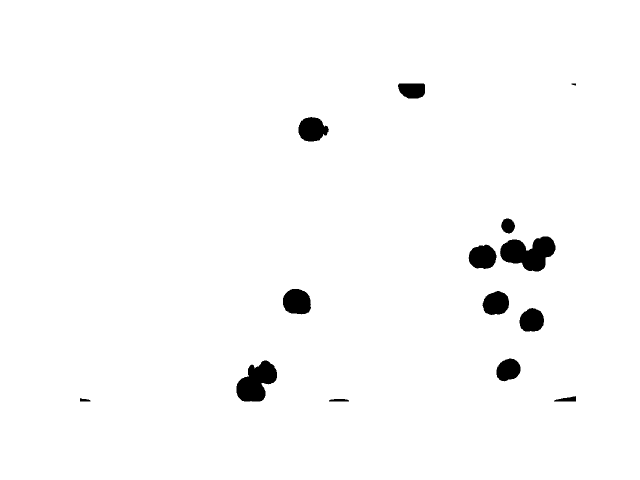
#> input picture Figures/blob_test.png, 1280 x 960 px (shown at 1/2 size)
$ python main.py   (Python 2 division)   (older library calls are emulated)
#> lines starting #> are read from the running program, lines starting #| are printed output that depends on the picture; after the words box and inside, x2 and y2 are one past the last pixel; in counts of white or black regions, pixels touching at a corner belong together
### helpers.py
import numpy as np
import matplotlib.pyplot as plt
from skimage.filters import sobel, threshold_otsu, threshold_mean
from skimage.morphology import watershed
from skimage.feature import peak_local_max
from skimage import io
from scipy import ndimage as ndi
from skimage import util
import cv2

def greyscale(rgb):
	"""converts rgb image to greyscale"""
	if len(rgb.shape) == 3:
		return np.dot(rgb[...,:3], [0.299, 0.587, 0.114])

	else:
		print 'Current image does not have 3 color dimensions.'
		return rgb

# [71 lines left out: functions default_plot, cv_watershed_markers, stupid_watershed, not called in this run]

ballz = greyscale(io.imread("Figures/blob_test.png"))
#> in greyscale, `return np.dot(rgb[...,:3], [0.299, 0.587, 0.114])`: returned value: shape (960, 1280) float64; 98.1% white; 14 black regions, largest, box (x1, y1, x2, y2) and area: (1000, 473, 1111, 543) 4983, (473, 721, 554, 803) 4230, (566, 578, 622, 629) 2315
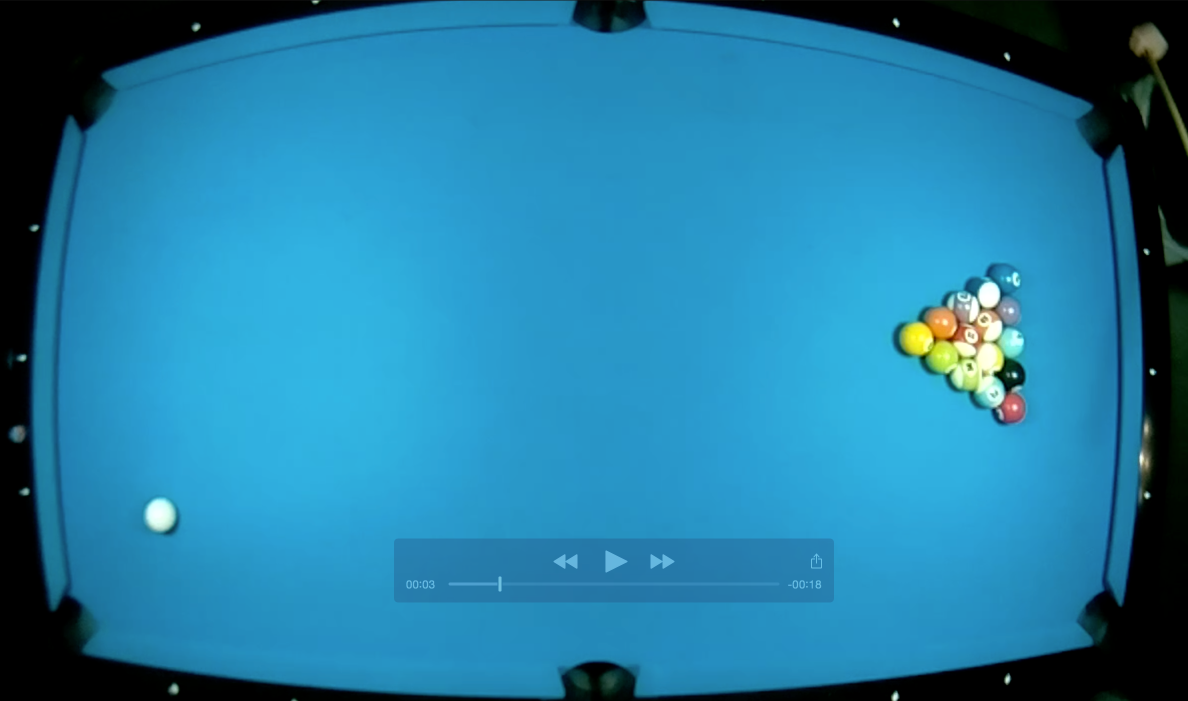
#> input picture triangle.png, 2376 x 1402 px (shown at 1/2 size)
#> in main, color_ballz is the input picture: shape (1402, 2376, 3); mean R, G, B 35.4, 125.6, 163.8
# simba = cv_watershed_markers("Figures/blob_test.png")

### dom_colors.py
# --  kmeans packages
from sklearn.cluster import KMeans
import matplotlib.pyplot as plt
import numpy as np
# import utils
import cv2

def dom_colors(path, num_colors=1, use_BGR=False, num_clusters=3):
	"""find dominant colors of image via k-means clustering"""
#> called with path = 'triangle.png', num_colors = 1, use_BGR = False, num_clusters = 3
	if num_colors <= 0:
		print "no colors selected"
	image = cv2.imread(path)
	image = cv2.cvtColor(image, cv2.COLOR_RGBA2RGB)
	# reshape image to be a list of pixels
	image = image.reshape((image.shape[0] * image.shape[1], 3))
	# cluster the pixel intensities
	clt = KMeans(n_clusters = num_clusters)
	clt.fit(image)
	# return as many of dominant colors as required, either as list of tuples or as single tuple
	dom = [tuple(bgr) for bgr in clt.cluster_centers_[:num_colors]] if num_colors > 1 else tuple(clt.cluster_centers_[0])
	if not use_BGR:
		# switch BGR tuple order to RGB in list comprehension, to play nice with skimage functions
		dom = [bgr[::-1] for bgr in dom] if num_colors > 1 else dom[::-1]
	return dom

# [12 lines left out: function remove_color, not called in this run]

# [2 lines that do not run on import are left out]


#  starting point article:
# http://www.pyimagesearch.com/2014/05/26/opencv-python-k-means-color-clustering/

### main.py
# DONE: use coin trick to segment out single ballz
# DONE: (get dominant color)
#       ... mask anything around that peak; blacken off table edge.
# TODO: try opencv hough -> http://www.pyimagesearch.com/2014/07/21/detecting-circles-images-using-opencv-hough-circles/
# TODO: color separation
# TODO: try template matching algos


# ----first try: IMPORT ALL THE LIBS (reduce to one import scheme later)----------------
import numpy as np
import matplotlib.pyplot as plt
import matplotlib.patches as mpatches
from skimage import io, filters, color, draw
# -- coin example imports:
# (http://scikit-image.org/docs/dev/user_guide/tutorial_segmentation.html)
from skimage.feature import canny, blob_dog, blob_log, blob_doh
from scipy import ndimage as ndi
from scipy import misc
from skimage.filters import sobel, threshold_otsu, threshold_mean
from skimage.morphology import watershed
from skimage.measure import label, regionprops
from skimage.color import label2rgb
# -- custom imports
from helpers import greyscale, default_plot
from dom_colors import dom_colors
# -- hough example imports:
# (http://scikit-image.org/docs/0.8.0/auto_examples/plot_circular_hough_transform.html)
from skimage.transform import hough_circle, hough_circle_peaks
from skimage.feature import peak_local_max
from skimage.util import img_as_ubyte
# -- other seg experiments:
from skimage.segmentation import quickshift
from math import sqrt
# -- erosion/dilation
from skimage.morphology import erosion, dilation, opening, closing, white_tophat
from skimage.morphology import black_tophat, skeletonize, convex_hull_image
from skimage.morphology import disk
# -- histogram
from skimage.exposure import histogram
# -- screw it, I'll use opencv too
import cv2


# Light blue is roughly rgb(56,186,199)
LIGHT_BLUE = (56,186,199)
# outline: import png, get thresholding shit and hough transform going
# import screen shot for now

def label_tabel(img, label_image):
	"""only makes sense in main loop right now"""
	# ------------ label regions in whole table model
	image_label_overlay = label2rgb(label_image, image=img)
	fig, ax = plt.subplots(figsize=(10, 6))
	# --- guesstimate minimum table dims and hence highlight table
	# assume camera at least showing half the table
	min_table_area = 0.5*img.shape[0]*img.shape[0]
	# loop through
	for region in regionprops(label_image):
	# take regions with large enough areas
		if region.area >= min_table_area:
		# draw rectangle around segmented rectangle
			minr, minc, maxr, maxc = region.bbox
			rect = mpatches.Rectangle((minc, minr), maxc - minc, maxr - minr,
									  fill=False, edgecolor='red', linewidth=2)
			ax.add_patch(rect)
	ax.imshow(image_label_overlay)
	plt.tight_layout()
	plt.show()


# [7 lines left out: function edge_fun, not called in this run]

def eroder(img, disk_size):
	selem = disk(disk_size)
	eroded = erosion(img, selem)
	return eroded

# [21 lines left out: functions dilater, closer, color_histo, not called in this run]

def remove_color(colored_pic, rgb_color, tolerance=0.7):
	"""blanks out any color in image within tolerance-percentage of color given"""
#> called with rgb_color = (40.02, 149.1, 196.3), tolerance = 0.7
	# surprisingly, a high tolerance works best for the training pic...
	img = colored_pic.copy()
	# create color tolerance limits based on rgb color
	rlims,glims,blims = ((rgb_color[i]*(1.0-tolerance),rgb_color[i]*(1+tolerance)) for i in range(3))
	# set to black where within tolerance limits
	# rgb stored as [[(255,255,255), (0,0,0)], [(100,100,100), (5,5,5)], etc...]
	img[((img[:, :, 0]>rlims[0]) & (img[:, :, 0]<rlims[1])) &
	((img[:, :, 1]>glims[0]) & (img[:, :, 1]<glims[1])) &
	((img[:, :, 2]>blims[0]) & (img[:, :, 2]<blims[1]))] = 255
	return img

def mask_balls(colored_pic):
	"""set remaining color blobs to black for easier encirclement"""
	g = greyscale(colored_pic)
	thresh = threshold_mean(g)
#> thresh = 212.1
	binary = g > thresh
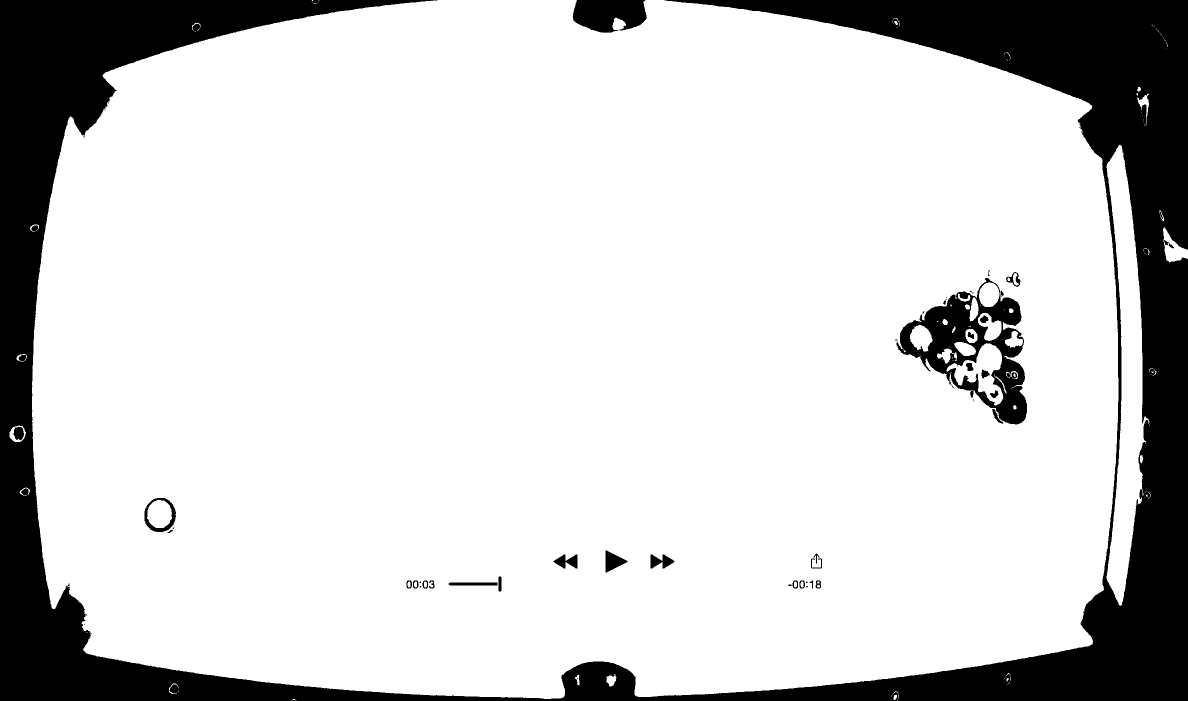
#> binary: shape (1402, 2376) bool (shown at 1/2 size); 82.2% white; 55 black regions (24 under 20 px), largest, box (x1, y1, x2, y2) and area: (0, 0, 2376, 1402) 551260, (1793, 556, 2054, 849) 26784, (1145, 0, 1294, 66) 7648
	return binary

# [55 lines left out: functions hough_fun, blobber, cv_blob_detect, not called in this run]

def main():
	file_path = "triangle.png"
	# ballz = greyscale(io.imread(file_path))
	color_ballz = io.imread(file_path)
	# need to swap
	main_color = dom_colors(file_path,1,use_BGR=False)
	uncolored = remove_color(color_ballz, main_color)
	# cannied = edge_fun(greyscale(uncolored))
	# houghed = hough_fun(cannied)
	masked = mask_balls(uncolored)
	eroded = eroder(masked, 5)
#> in eroder, `eroded = erosion(img, selem)`: eroded: shape (1402, 2376) bool; 80.1% white; 12 black regions, largest, box (x1, y1, x2, y2) and area: (0, 0, 2376, 1402) 595840, (1786, 531, 2059, 854) 42928, (1140, 0, 1299, 71) 9210
	# [7 lines of commented-out code are left out]
	label_image = label(eroded)
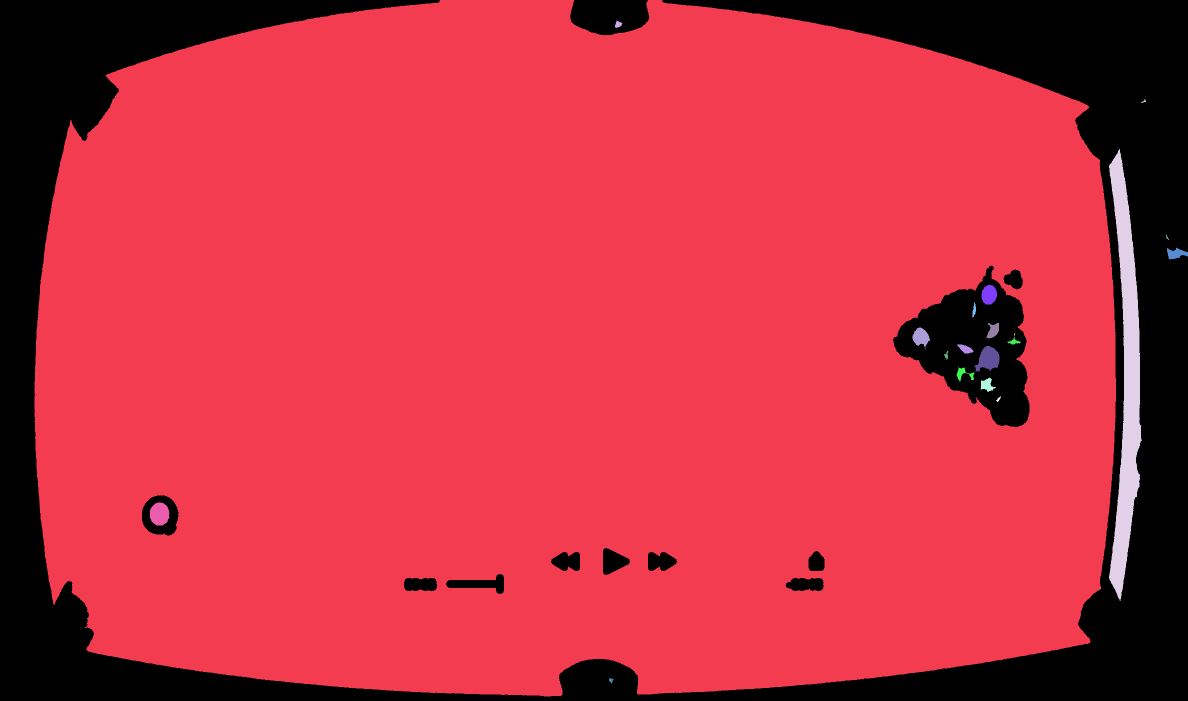
#> label_image: shape (1402, 2376) int32 (shown at 1/2 size); 22 distinct labels, from 0 to 21; one colour per label, 0 black
	label_tabel(eroded, label_image)
#> in label_tabel, `image_label_overlay = label2rgb(label_image, image=img)`:
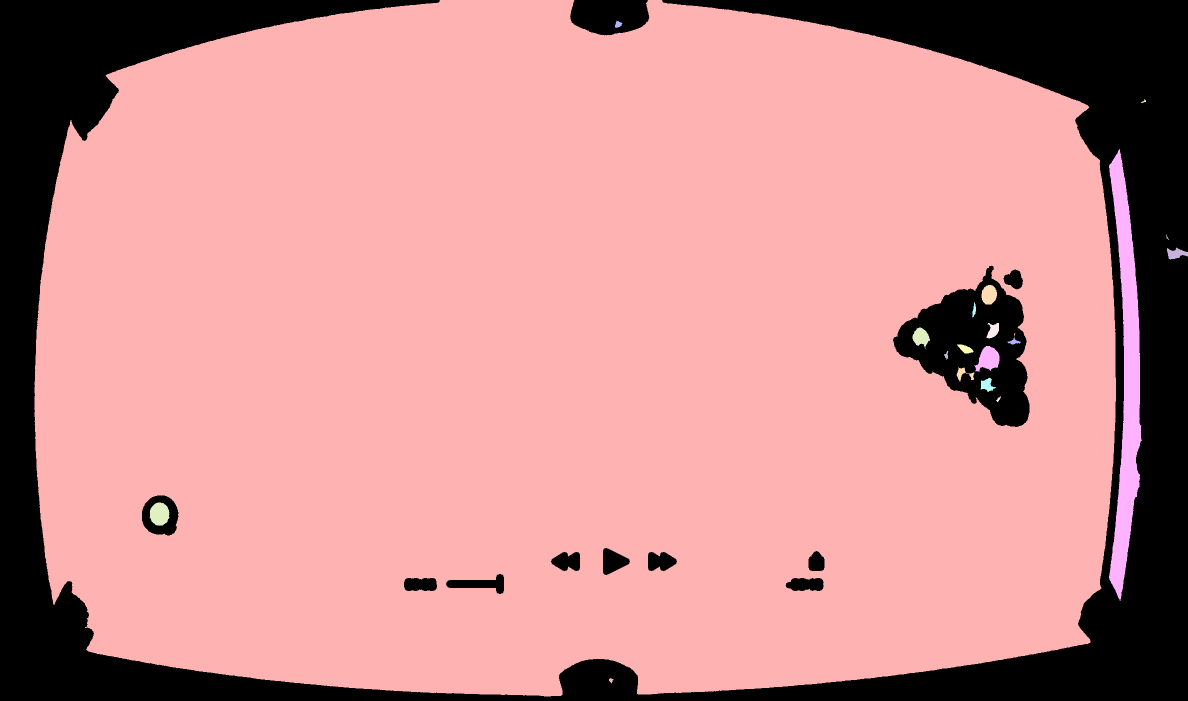
#> image_label_overlay: shape (1402, 2376, 3) float64 (shown at 1/2 size); mean R, G, B 0.801, 0.561, 0.563
#> the loop in label_tabel, `for region in regionprops(label_image):` made 21 passes
#> (minr, minc, maxr, maxc) on pass 1: (0, 69, 1393, 2232)
#> in label_tabel, `plt.show()`:
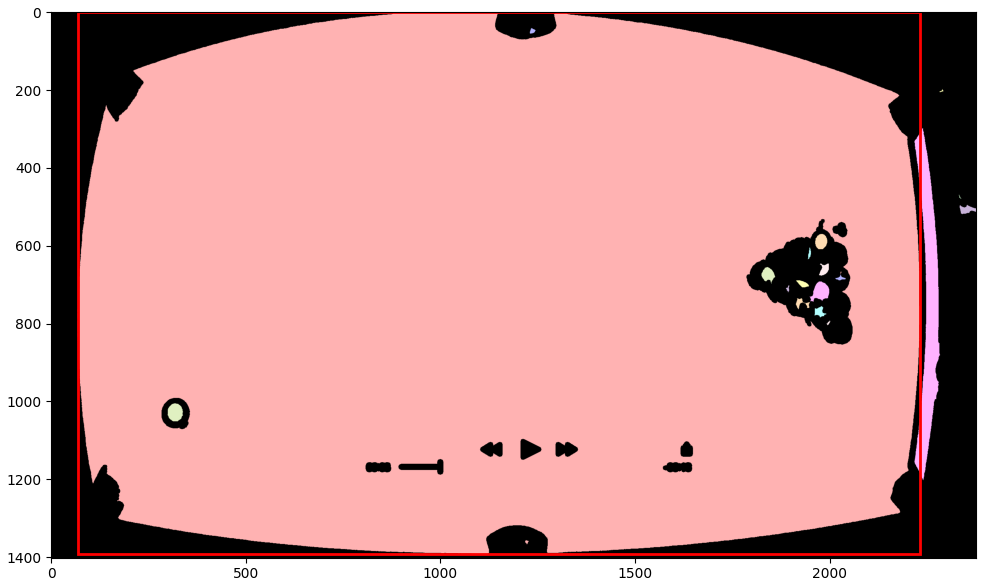
#> figure drawn by matplotlib, 1 panel

	# --- try using table as mask -------------
	# later, only look at within-table surface
	# for now, the thing seems to work (i.e. mask generation)
	# TODO: find contours, then look within contours
	bigmask = np.zeros(color_ballz.shape[:2], dtype="uint8")
	for lab in np.unique(label_image):
		# if this is the background label, ignore it
		if lab == 0:
			continue
		# otherwise, construct the label mask and count the
		# number of pixels
		labelMask = np.zeros(color_ballz.shape[:2], dtype="uint8")
		labelMask[label_image == lab] = 255
		numPixels = cv2.countNonZero(labelMask)

		# if the number of pixels in the component is sufficiently
		# large, then add it to our mask of "large blobs"
		if numPixels > 2000:
			print numPixels
			bigmask = cv2.add(bigmask, labelMask)
#> this loop made 22 passes
#> numPixels on passes 2 to 13: 2632211, 136, 29, 27299, 20, 596, 959, 129, 507, 902, 10, 162
#| 2632211
#| 27299
#> bigmask: shape (1402, 2376); 79.8% white; 12 black regions, largest, box (x1, y1, x2, y2) and area: (0, 0, 2376, 1402) 596541, (1786, 531, 2059, 854) 48538, (1140, 0, 1299, 71) 9346
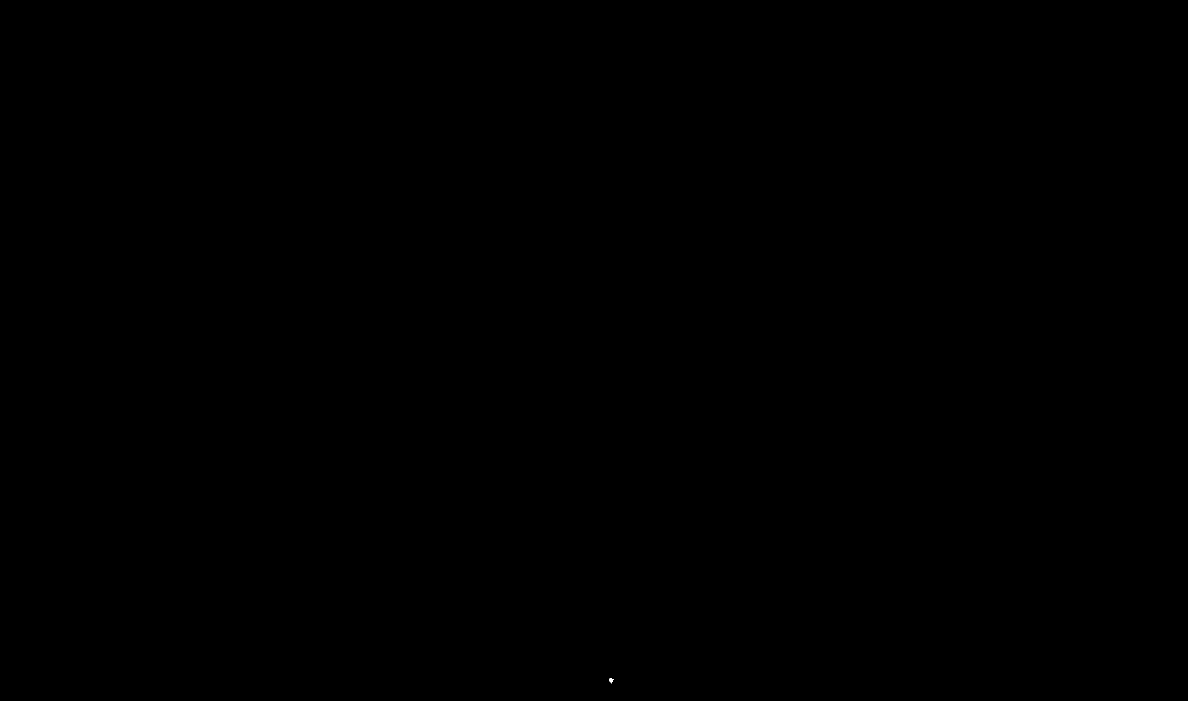
#> labelMask: shape (1402, 2376) (shown at 1/2 size); 0% white; 1 white region, box (x1, y1, x2, y2) and area: (1218, 1356, 1227, 1367) 56
			# [5 lines of commented-out code are left out]
	cv2.imwrite("bigmask.png",bigmask)
	cv2.waitKey(0)


if __name__ == "__main__":
	main()
